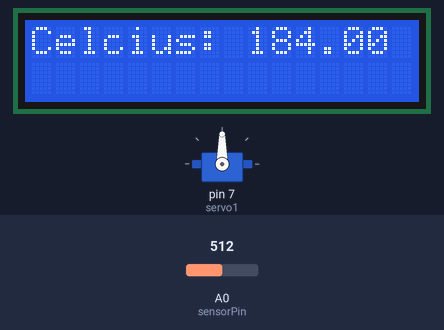
Bench run of a sketch on a simulated Arduino Uno, built with avr-gcc and run on an emulated ATmega328P. Shown: 16×2 character LCD, servo. Inputs (shaded band) come from the test bench; at power-on: A0 (sensorPin) = 512.

Above: at 1.2 s.
1.3 s: A0 (sensorPin) set to 716
At 6.02 s:
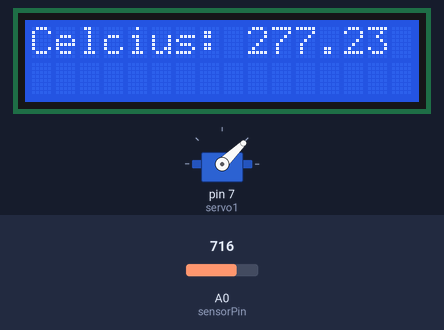
At 8.2 s:
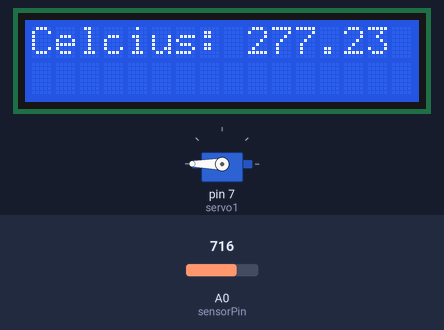
9.9 s: A0 (sensorPin) set to 1023
At 11.5 s:
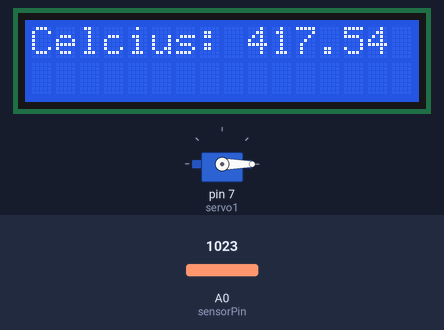
Timing chart, 0 to 18.7 s (numbered marks = the images above; inputs shaded):
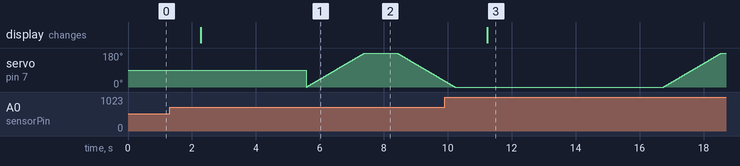

The sketch:

SmartAquariumArduinoCode.ino
```cpp
#include <LiquidCrystal.h> // for LCD
#include <Servo.h> // for Servo

LiquidCrystal lcd(12, 11, 5, 4, 3, 2); // initialize LCD
Servo servo1; // initialize Servo
int pos = 0; // Servo position
int sensorPin = A0; // Temperature sensor pin (using A0 as it is an analog pin)

void readTemperature() {
  int reading = analogRead(sensorPin);
  float voltage = reading * 4.68 / 1024.0;
  float temperatureC = (voltage - 0.5) * 100;

  lcd.setCursor(0, 0);
  lcd.print("Celcius: ");
  lcd.print(temperatureC);
  delay(100);
}

void repeatReadTemperature(int times, int interval) {
  for (int i = 0; i < times; i++) {
    readTemperature();
    delay(interval);
  }
}

void rotateServo() {
  for (pos = 0; pos <= 180; pos++) {
    servo1.write(pos);
    delay(10);
  }
  delay(1000); // hold the servo open
  for (pos = 180; pos >= 0; pos--) {
    servo1.write(pos);
    delay(10);
  }
  delay(1000); // hold the servo closed
}

void setup() {
  Serial.begin(9600);
  lcd.begin(16, 2);
  servo1.attach(7); // attach servo to pin 7
}

void loop() {
  repeatReadTemperature(5, 1000); // Read temperature every second for 5 seconds
  rotateServo(); // Rotate the servo
}
```

Measured:
- after the input at 1.3 s, the display: changes after 0.97 s (image 1)
- after the input at 9.9 s, the display: changes after 1.3 s (image 3)
